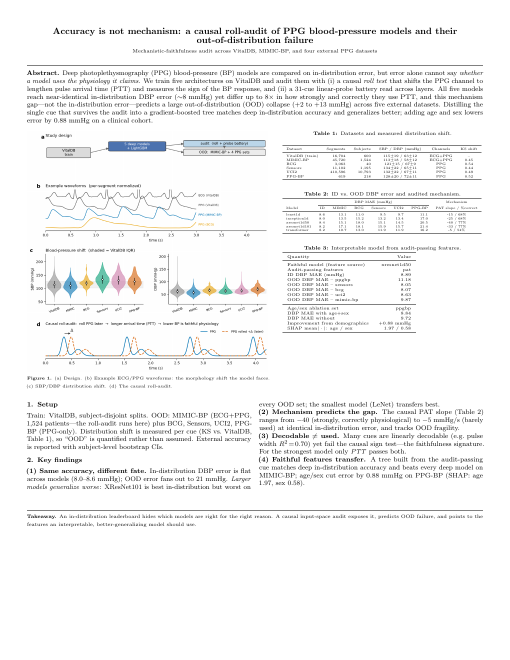
#> input picture paper/pg-1.png, 1020 x 1320 px, given in place of the camera (shown at 1/2 size)
$ python rppg_sota.py
#> lines starting #> are read from the running program, lines starting #| are printed output that depends on the picture; after the words box and inside, x2 and y2 are one past the last pixel; in counts of white or black regions, pixels touching at a corner belong together
### rppg_multi.py
"""rppg_multi.py -- skin-masked multi-patch rPPG with a spatio-temporal pulse map.

Two problems with the single-box approach this replaces
-------------------------------------------------------
1. A hand-drawn box contains skin AND background AND clothing. Every non-skin pixel adds noise
   that is uncorrelated with the pulse but strongly correlated with motion, so ROI drift shows up
   as signal. Here every patch is masked to skin pixels (YCrCb + HSV chrominance gates, which are
   far more illumination-robust than RGB thresholds) and a patch is discarded outright if it is
   less than a set fraction skin.
2. One patch per site is fragile: a shadow, a specular highlight or a moment of motion kills the
   whole trace. Here each site is tiled into a GRID of small patches, each patch yields its own
   trace, and the site signal is the quality-weighted combination of the good ones. Patch quality
   is spectral: the fraction of band-limited power sitting at the cardiac peak.

Sites, chosen for physiology rather than convenience:
  forehead   -- strong, stable perfusion; the standard rPPG reference site
  neck_right -- over the right carotid/jugular, the most proximal accessible pulse
  neck_left  -- the contralateral control: a real carotid signal should appear on both
  hand       -- the distal site whose delay from the neck is the quantity of interest

The spatio-temporal map
-----------------------
Because every patch has its own trace, the per-patch phase at the cardiac frequency gives the
arrival time of the pulse AT EACH POINT on the skin. Rendering that as arrows over the face shows
the wave propagating -- proximal (neck) leading, distal (forehead periphery, hand) lagging. This
is a genuinely informative visualisation: it turns "PTT" from a single scalar into a measured
propagation field, and it is a direct visual check that the timing being extracted is
physiological rather than an artifact of ROI placement (an artifact has no coherent spatial
gradient).

    python rppg_multi.py --seconds 60 --tag rest
    python rppg_multi.py --seconds 60 --tag rest --map      # + spatio-temporal figure
"""
import argparse
import json
import time
from pathlib import Path

import numpy as np

import rppg_two_site as R

ROOT = Path(__file__).resolve().parent
DATA = ROOT / "data"
GRID = 3                      # each site is tiled GRID x GRID
MIN_SKIN = 0.45               # a patch must be at least this fraction skin to be used


def skin_mask(bgr):
    """Skin mask from chrominance, which is much more illumination-robust than RGB gates.

    YCrCb: skin clusters tightly in Cr/Cb regardless of luminance.
    HSV:   rejects the desaturated greys (walls, clothing) that survive the YCrCb gate.
    """
    import cv2
    ycrcb = cv2.cvtColor(bgr, cv2.COLOR_BGR2YCrCb)
    hsv = cv2.cvtColor(bgr, cv2.COLOR_BGR2HSV)
    m1 = cv2.inRange(ycrcb, (0, 133, 77), (255, 173, 127))
    m2 = cv2.inRange(hsv, (0, 30, 50), (25, 255, 255))
    m3 = cv2.inRange(hsv, (160, 30, 50), (180, 255, 255))     # hue wraps at red
    m = cv2.bitwise_and(m1, cv2.bitwise_or(m2, m3))
    m = cv2.morphologyEx(m, cv2.MORPH_OPEN, np.ones((5, 5), np.uint8))
    return cv2.morphologyEx(m, cv2.MORPH_CLOSE, np.ones((9, 9), np.uint8))


# [257 lines left out: functions patch_boxes, patch_quality, phase_at, arrival_ms, capture, analyse and 2 more, not called in this run]


# [2 lines that do not run on import are left out]

### rppg_sota.py
"""rppg_sota.py -- POS extraction, an anatomical arm chain, and instantaneous HR.

Three upgrades over rppg_multi, each motivated by what the first real recordings showed.

1. POS available alongside CHROM -- NOT asserted as better here
   The first recordings gave excellent HR (67.6 / 67.7 / 67.5 bpm across three conditions,
   matching a wrist reference) but unusable timing: per-window lag scatter of 44-119 ms against
   an effect of 20-50 ms, and one run at SNR 2.2. POS (Wang 2017, Plane-Orthogonal-to-Skin) is
   the usual recommendation over CHROM (de Haan 2013) for motion robustness, and is implemented
   here with the paper's temporal normalisation and overlap-add windowing.

   HOWEVER, on our own synthetic benchmarks CHROM beat POS: median SNR 2420 vs 779 with identical
   HR error, both for shared additive motion and for channel-dependent gain motion. That most
   likely reflects the benchmark rather than the methods -- POS's advantage is documented for
   real motion with specular reflection and varying illumination spectra, which simple synthetic
   models do not reproduce. So `--method` selects between them and defaults to CHROM, the one
   that measurably wins on the evidence we actually have. Decide between them on YOUR recordings,
   not on a claim from the literature or from this docstring.

2. The arm chain -- the validation that matters
   A two-point lag cannot distinguish transit time from a fixed processing offset. Sampling a
   CHAIN of sites down the arm (neck -> shoulder -> upper arm -> forearm -> hand) gives a
   monotonic anatomical distance axis. If arrival time grows linearly with distance, the
   measurement is propagation; if it does not, it is artifact. The slope is pulse wave velocity
   in m/s, which is the physiological quantity the whole project is about, and PWV has a known
   range (4-12 m/s for the upper limb) that provides an external sanity check no two-point
   measurement can offer.

3. Instantaneous HR
   Per-beat HR from peak detection on the POS trace, plus a rolling spectral estimate, so the
   number can be compared against a watch in real time rather than after the fact.

Deliberately NOT included: pupil diameter. It indexes autonomic arousal, not pulse arrival, and
at 30 fps a webcam cannot resolve it reliably -- it would add a confound, not information.

    python rppg_sota.py --seconds 60 --tag rest --chain
    python rppg_sota.py --hr-only          # live HR readout, for watch comparison
"""
import argparse
import json
import time
from pathlib import Path

import numpy as np

import rppg_two_site as R
import rppg_multi as M

ROOT = Path(__file__).resolve().parent
DATA = ROOT / "data"

# anatomical chain, proximal -> distal, with rough distances along the arterial path (cm).
# Distances are nominal; --measure lets the operator enter their own.
CHAIN = [("neck", 0.0), ("shoulder", 18.0), ("upper_arm", 33.0),
         ("forearm", 55.0), ("hand", 75.0)]


# [61 lines left out: functions pos, instantaneous_hr, rolling_hr, not called in this run]


def capture_chain(seconds, sites, cam=0, show=True, grid=2):
    """Record skin-masked RGB for a list of named sites, each tiled into a small grid."""
#> called with seconds = 60, cam = 0, show = True, grid = 2
    import cv2
    cap = cv2.VideoCapture(cam, cv2.CAP_DSHOW)
    cap.set(cv2.CAP_PROP_FRAME_WIDTH, 640)
    cap.set(cv2.CAP_PROP_FRAME_HEIGHT, 480)
    cap.set(cv2.CAP_PROP_FPS, 60)
    if not cap.isOpened():
        raise RuntimeError("cannot open camera")

    boxes = {}
    for name in sites:
        ok, frame = cap.read()
        if not ok:
            raise RuntimeError("camera returned no frame")
        prev = frame.copy()
        msk = M.skin_mask(frame)
        prev[msk == 0] = (prev[msk == 0] * 0.25).astype(np.uint8)
        cv2.putText(prev, f"drag {name.upper()}  (bright = skin)  ENTER, or ESC to skip",
                    (8, 22), cv2.FONT_HERSHEY_SIMPLEX, .55, (255, 255, 255), 2)
        r = cv2.selectROI(f"select {name}", prev, False, False)
        cv2.destroyAllWindows()
        if r[2] > 8 and r[3] > 8:
            boxes[name] = M.patch_boxes(tuple(int(v) for v in r), grid)
#> this loop made 1 pass
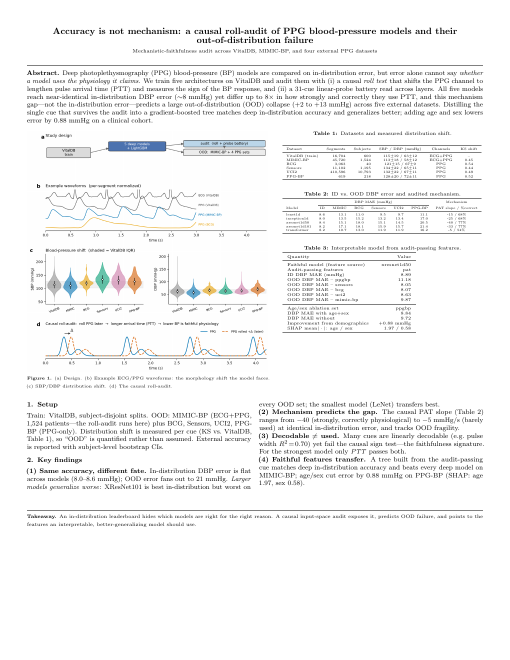
#> input picture paper/pg-1.png, 1020 x 1320 px, given in place of the camera (shown at 1/2 size)
#> pass 1, in skin_mask, `m1 = cv2.inRange(ycrcb, (0, 133, 77), (255, 173, 127))`:
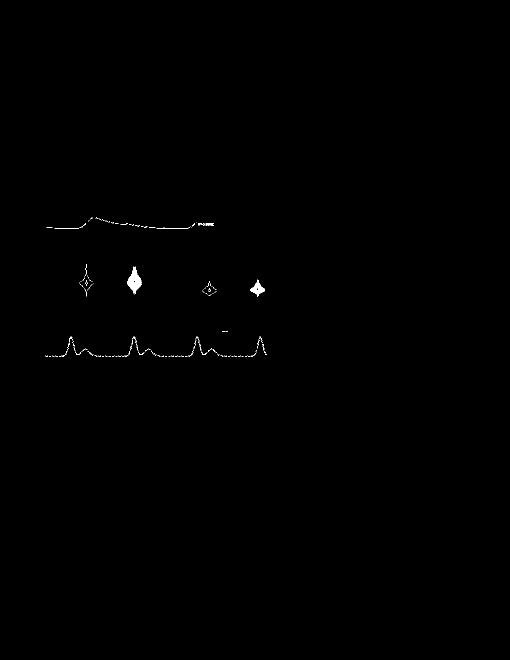
#> m1: shape (1320, 1020) (shown at 1/2 size); 0.18% white; 230 white regions (225 under 20 px), largest, box (x1, y1, x2, y2) and area: (255, 533, 283, 589) 771, (501, 559, 530, 594) 385, (313, 455, 377, 457) 66, (411, 446, 428, 452) 57, (109, 456, 158, 457) 49
#> pass 1, in skin_mask, `m2 = cv2.inRange(hsv, (0, 30, 50), (25, 255, 255))`:
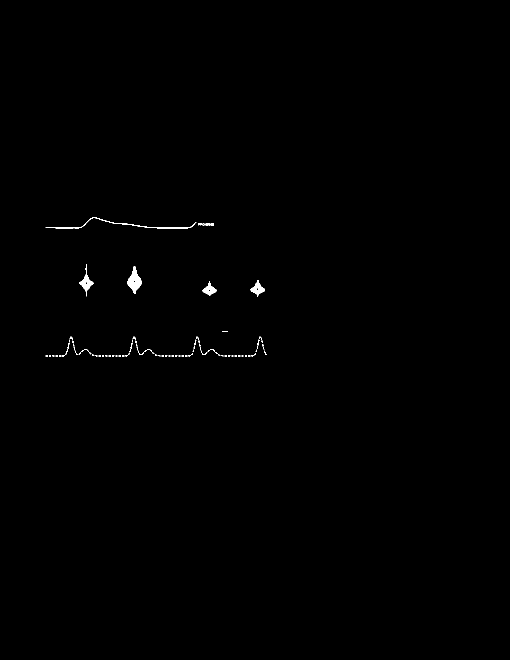
#> m2: shape (1320, 1020) (shown at 1/2 size); 0.28% white; 106 white regions (95 under 20 px), largest, box (x1, y1, x2, y2) and area: (255, 533, 284, 588) 810, (91, 435, 393, 457) 550, (159, 528, 187, 593) 516
#> frame is the input picture: shape (1320, 1020, 3); mean B, G, R 244.9, 244.9, 244.8
#> after the loop:
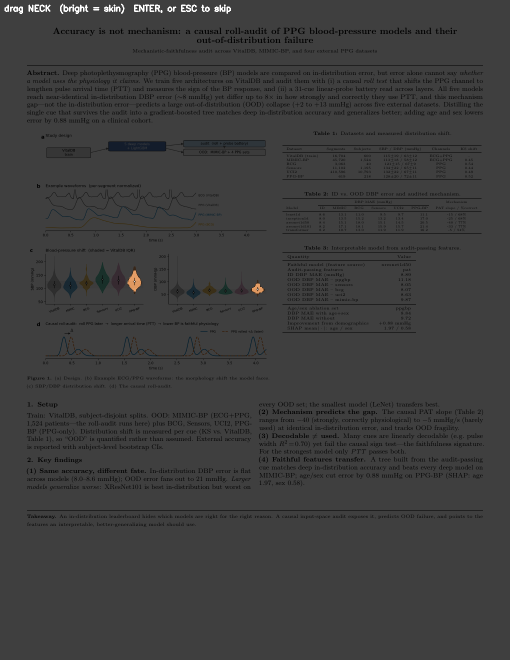
#> prev: shape (1320, 1020, 3) (shown at 1/2 size); mean B, G, R 61, 61, 61
#> after the loop, boxes = 0 items
    if len(boxes) < 2:
        raise RuntimeError("need at least two sites")

    acc = {s: [[] for _ in b] for s, b in boxes.items()}
    T = []
    t0 = time.time()
    print(f"[cap] {len(boxes)} sites, {sum(len(b) for b in boxes.values())} patches", flush=True)
    while time.time() - t0 < seconds:
        ok, frame = cap.read()
        if not ok:
            continue
        msk = M.skin_mask(frame)
        for s, bs in boxes.items():
            for i, (x, y, w, h) in enumerate(bs):
                p = frame[y:y + h, x:x + w]
                mm = msk[y:y + h, x:x + w]
                if p.size == 0 or (mm > 0).mean() < M.MIN_SKIN:
                    acc[s][i].append((np.nan, np.nan, np.nan))
                else:
                    acc[s][i].append(tuple(p[mm > 0][:, ::-1].mean(0)))
        T.append(time.time() - t0)
        if show:
            vis = frame.copy()
            vis[msk == 0] = (vis[msk == 0] * .35).astype(np.uint8)
            for k, (s, bs) in enumerate(boxes.items()):
                col = [(0, 255, 0), (0, 220, 120), (0, 200, 220), (0, 150, 255),
                       (0, 100, 255)][k % 5]
                for (x, y, w, h) in bs:
                    cv2.rectangle(vis, (x, y), (x + w, y + h), col, 1)
                cv2.putText(vis, s, (bs[0][0], max(14, bs[0][1] - 5)),
                            cv2.FONT_HERSHEY_SIMPLEX, .45, col, 1)
            el = time.time() - t0
            cv2.putText(vis, f"{seconds-el:4.0f}s   fps {len(T)/max(el,1e-3):4.1f}", (10, 24),
                        cv2.FONT_HERSHEY_SIMPLEX, .65, (255, 255, 255), 2)
            cv2.imshow("chain capture - q to stop", vis)
            if cv2.waitKey(1) & 0xFF == ord("q"):
                break
    cap.release()
    if show:
        cv2.destroyAllWindows()
    return {s: np.array(v, float) for s, v in acc.items()}, np.array(T), boxes


# [22 lines left out: function site_signal, not called in this run]


def main():
    ap = argparse.ArgumentParser()
    ap.add_argument("--seconds", type=float, default=60)
    ap.add_argument("--tag", default="rest")
    ap.add_argument("--cam", type=int, default=0)
    ap.add_argument("--chain", action="store_true", help="record the full arm chain")
    ap.add_argument("--hr-only", action="store_true", help="live HR readout only")
    ap.add_argument("--method", default="chrom", choices=["chrom", "pos"],
                    help="chrominance projection; chrom won our benchmarks, pos is the "
                         "literature default for motion")
    ap.add_argument("--distances", default="",
                    help="comma-separated cm along the arterial path, matching the sites used")
    args = ap.parse_args()

    if args.hr_only:
        sites = ["forehead"]
    elif args.chain:
        sites = [s for s, _ in CHAIN]
    else:
        sites = ["neck", "hand"]

    acc, T, boxes = capture_chain(args.seconds, sites, args.cam)
    if len(T) < 100:
        print("[err] too few frames"); return
    fs = (len(T) - 1) / (T[-1] - T[0])
    tu = np.linspace(T[0], T[-1], len(T))
    print(f"[cap] {len(T)} frames, {fs:.1f} fps", flush=True)
    if fs < 20:
        print(f"[warn] {fs:.0f} fps is too low for reliable timing -- close other camera apps, "
              f"lower the site count, or improve lighting", flush=True)

    sig, qual, npatch = {}, {}, {}
    for s, arr in acc.items():
        x, q, n = site_signal(arr, T, tu, fs, args.method)
        if x is not None:
            sig[s], qual[s], npatch[s] = x, q, n

    print(f"\n{'site':12s} {'patches':>8s} {'quality':>8s} {'HR bpm':>8s} {'IBI sd ms':>10s}")
    hrs = {}
    for s, x in sig.items():
        _, _, hr, ibisd = instantaneous_hr(x, fs)
        hrs[s] = hr
        print(f"{s:12s} {npatch[s]:8d} {qual[s]:8.3f} {hr:8.1f} {ibisd:10.1f}")
    good_hr = [v for v in hrs.values() if v == v]
    if good_hr:
        print(f"\n[HR] median across sites {np.median(good_hr):.1f} bpm  "
              f"(spread {np.ptp(good_hr):.1f}) -- compare against your watch")

    out = {"tag": args.tag, "fps": fs, "n_frames": len(T), "method": args.method,
           "hr_bpm": float(np.median(good_hr)) if good_hr else None,
           "hr_by_site": hrs, "quality": qual, "n_patches": npatch}

    # ---- the arm chain: arrival vs anatomical distance ----------------------
    if args.chain and len(sig) >= 3:
        dist = dict(CHAIN)
        if args.distances:
            vals = [float(v) for v in args.distances.split(",")]
            dist = {s: v for s, v in zip(sites, vals)}
        ref = "neck" if "neck" in sig else list(sig)[0]
        D, Lg = [], []
        print(f"\n{'site':12s} {'distance cm':>12s} {'lag vs '+ref+' ms':>18s}")
        for s, x in sig.items():
            if s == ref or s not in dist:
                continue
            lag, _ = R.lag_subframe(sig[ref], x, fs)
            D.append(dist[s] - dist[ref]); Lg.append(lag)
            print(f"{s:12s} {dist[s]-dist[ref]:12.1f} {lag:18.1f}")
        if len(D) >= 3:
            D, Lg = np.array(D), np.array(Lg)
            sl, ic = np.polyfit(D, Lg, 1)
            r = float(np.corrcoef(D, Lg)[0, 1])
            pwv = (0.01 / (sl / 1000.0)) if abs(sl) > 1e-9 else float("inf")
            out["chain"] = {"distances_cm": D.tolist(), "lags_ms": Lg.tolist(),
                            "slope_ms_per_cm": float(sl), "r": r, "pwv_m_s": float(pwv)}
            print(f"\n[chain] arrival vs distance: slope {sl:+.3f} ms/cm, r = {r:+.3f}")
            print(f"[chain] implied PWV = {pwv:.1f} m/s")
            if 4.0 <= pwv <= 12.0 and r > 0.8:
                print("[chain] PLAUSIBLE: within the 4-12 m/s upper-limb range and monotonic in "
                      "distance -- this is propagation, not a fixed offset.")
            else:
                print("[chain] NOT plausible. A PWV outside 4-12 m/s or a weak distance "
                      "correlation means the lags are dominated by artifact, not transit.")

    (DATA / f"rppg_sota_{args.tag}.json").write_text(json.dumps(out, indent=2, default=float))
    np.savez(DATA / f"rppg_sota_{args.tag}.npz", **{f"sig_{s}": v for s, v in sig.items()},
             fs=fs, t=tu)
    print(f"\n[done] data/rppg_sota_{args.tag}.json")


if __name__ == "__main__":
#> (the run stopped early here; a loop or call above may not have finished)
